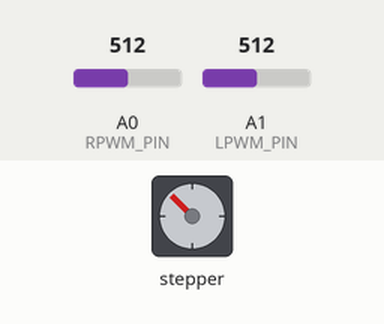
Bench run of a sketch on a simulated Arduino Uno, built with avr-gcc and run on an emulated ATmega328P. Shown: stepper motor. Wiring (inferred from the names in the program): stepper motor driver (200 steps per turn assumed): step pin 9; direction pin 10; enable pin 11. The inputs (shaded band) are chosen by the test bench; at power-on: A0 (RPWM_PIN) = 512, A1 (LPWM_PIN) = 512.

Above: at 1.2 s.
1.3 s: A0 (RPWM_PIN) set to 716
At 1.65 s:
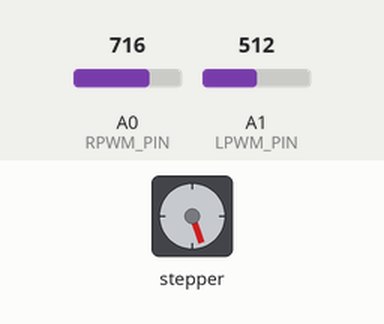
4.3 s: A1 (LPWM_PIN) set to 716
At 4.65 s:
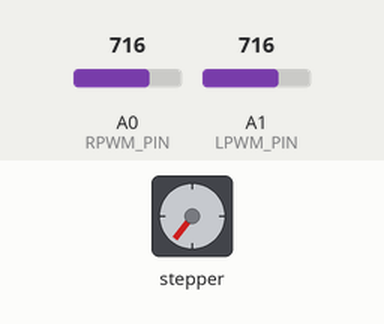
Timing chart, 0 to 19.3 s (numbered marks = the images above; inputs shaded):
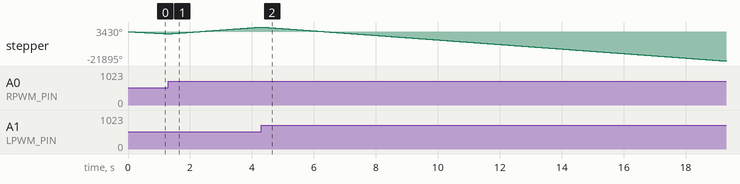

The sketch:

source.ino
```cpp
/*RPWM和LPWM转PUL/DIR/ENA控制器


*/
#define RPWM_PIN A0    // PWM输入
#define LPWM_PIN A1    // PWM输入
#define PUL_PIN 9       //PUL输出
#define DIR_PIN 10      //PUL输出
#define ENA_PIN 11      //ENA输出

// 阈值设置
#define THRESHOLD 50   // 信号阈值

void setup() {
  pinMode(PUL_PIN, OUTPUT);
  pinMode(DIR_PIN, OUTPUT);
  pinMode(ENA_PIN, OUTPUT);
  digitalWrite(ENA_PIN, HIGH); // 初始状态: 电机禁用 ENA高电平
}

void loop() {
  // 读取信号
  int rpwm = analogRead(RPWM_PIN);
  int lpwm = analogRead(LPWM_PIN);

  // 确定电机状态
  if (rpwm > THRESHOLD || lpwm > THRESHOLD) {
    digitalWrite(ENA_PIN, LOW); // 电机使能

    // 设置方向
    if (rpwm > lpwm) {
      digitalWrite(DIR_PIN, HIGH); // 正向
    } else {
      digitalWrite(DIR_PIN, LOW);  // 反向
    }

    // 生成脉冲
    digitalWrite(PUL_PIN, HIGH);
    delayMicroseconds(10);
    digitalWrite(PUL_PIN, LOW);

    // 根据信号强度调整脉冲间隔
    int max_signal = max(rpwm, lpwm);
    int delay_time = map(max_signal, THRESHOLD, 1023, 2000, 200);
    delayMicroseconds(constrain(delay_time, 200, 2000));
  } else {
    digitalWrite(ENA_PIN, HIGH); // 电机禁用
    delay(10); // 当电机停止时减少循环频率
  }
}
```
